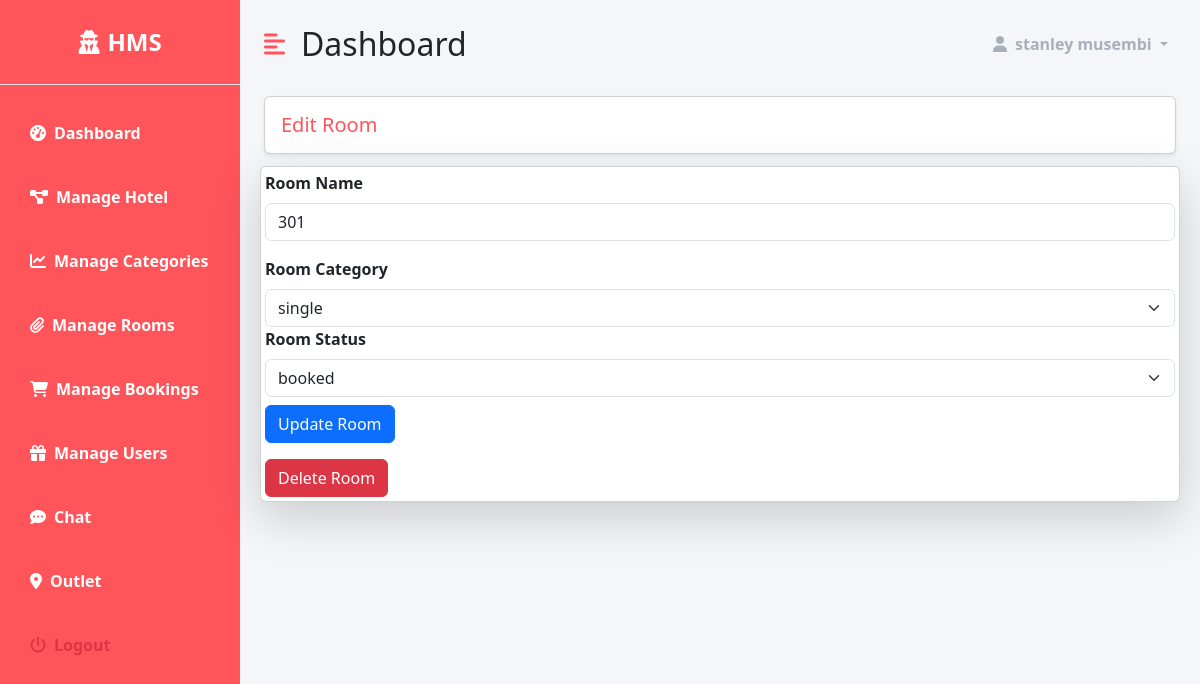
Page /dashboard/room/9 (signed in) on the earlier database version.
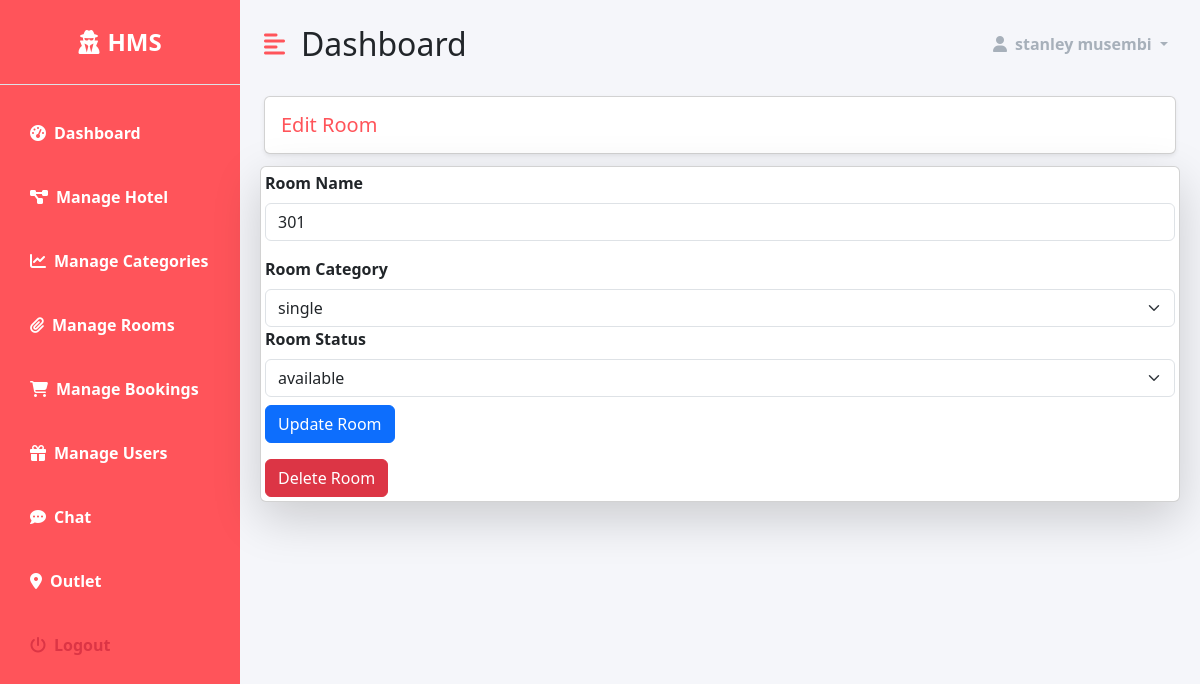
Same page on the later database version.
### hotel/models.py (models this page shows, shortened)
class Room(models.Model):
    name  = models.CharField(max_length=255 , unique=True)
    category = models.ForeignKey('RoomCategory' , on_delete=models.CASCADE)
    STATUS_CHOICES = (
        ('available' , 'available' ) ,
        ('booked' , 'booked'),
        ('not available' , 'not available')
    )
    status = models.CharField(max_length=255 , choices=STATUS_CHOICES)
    added_on = models.DateTimeField(auto_now_add=True)
    updated_on = models.DateTimeField(auto_now=True)

class RoomCategory(models.Model):
    name = models.CharField(max_length=255)
    description = models.TextField()
    capacity = models.IntegerField()
    beds = models.IntegerField()
    rooms = models.IntegerField()
    cost = models.DecimalField(max_digits=10, decimal_places=2)
    added_on = models.DateTimeField(auto_now_add=True)
    image = models.ImageField(upload_to="room_category_images")

### dashboard/views.py (the view)
# urls.py: path('room/<int:room_id>' , views.room_detail , name='room-detail'),
@login_required(login_url='accounts:login')
@staff_member_required(login_url='accounts:login')
def room_detail(request , room_id):
     try:
         room = Room.objects.get(id=room_id)
         status_choices = ['available' , 'booked' , 'not available']
         categeories = RoomCategory.objects.all()
         context = {
                'room': room,
                'status_choices': status_choices,
                'categories': categeories,
         }
         return render(request, 'dashboard/hotel/edit_room.html', context)
     except Room.DoesNotExist:
            error_message = 'Room does not exist'
            return HttpResponseRedirect(reverse('dashboard:manage-rooms') + f'?error_message={error_message}')

### templates/dashboard/hotel/edit_room.html (shortened to what this page needs)
{% extends 'dashboard/base.html' %}
{% load static %}
{% block content %}
    <div class="row">
        <div class="col-md-12">
            <h5 class="m-2 primary-text card shadow-sm p-3">Edit Room</h5>
        </div>
    </div>
    <div class="card shadow-lg m-1">
        <div class="col-md-12 p-1">
            <form method="post" action="{% url 'dashboard:edit-room' %}" enctype="multipart/form-data">
                <div class="mb-3">
                    <div class="form-group">
                        <label for="name" class="form-label fw-bold">Room Name</label>
                        <input type="text" class="form-control" id="name" name="name" value="{{ room.name }}" required>
                    </div>
                </div>
                <div class="form-group">
                    <label for="category" class="form-label fw-bold">Room Category</label>
                    <select class="form-select" id="category" name="category" required>
                        {% for category in categories %}
                            <option value="{{ category.id }}" {% if category.id == room.category.id %}selected{% endif %}>
                                {{ category.name }}
                            </option>
                        {% endfor %}
                    </select>
                </div>
                <div class="form-group">
                    <label for="status" class="form-label fw-bold">Room Status</label>
                    <select class="form-select" id="status" name="status" required>
                        {% for choice in room.STATUS_CHOICES %}
                            <option value="{{ choice.0 }}" {% if choice.0 == room.status %}selected{% endif %}>
                                {{ choice.1 }}
                            </option>
                        {% endfor %}
                    </select>
                </div>
                <div class="form-group mt-2">
                    <button type="submit" class="btn btn-primary">Update Room</button>
                </div>
            </form>
            <form method="post" action="{% url 'dashboard:delete-room' %}" class="mt-3">
                <button type="button" class="btn btn-danger" data-bs-toggle="modal" data-bs-target="#confirmDeleteModal">
                    Delete Room
                </button>
            </form>
        </div>
    </div>
{% endblock %}

Differences in the rows shown:
changed Room "single": status "booked" → "available"
